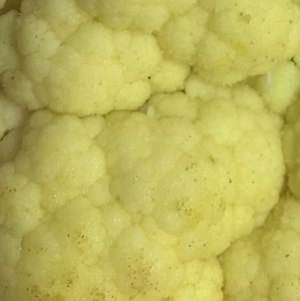
%> input picture Saved Pictures/1.jpg, 300 x 301 px; its folder holds only this picture in this run
$ octave training.m   (GNU Octave 9; MATLAB toolbox functions it lacks are replaced by stand-ins)
%> lines starting %> are read from the running program, lines starting %| are printed output that depends on the picture
clc;clear;close all;
%membaca gambar
image_folder = 'C:\Users\Xatalie\Pictures\Saved Pictures';
filenames = dir(fullfile(image_folder, '*.jpg'));
total_images = numel(filenames);

Z1=[];
Z2=[];
for n = 1:total_images
  full_name= fullfile(image_folder, filenames(n).name);
  our_images = imread(full_name);
%> our_images is the input picture: size 301x300x3 uint8; mean R, G, B 187.5, 181.7, 89.6
  img=rgb2gray(our_images);
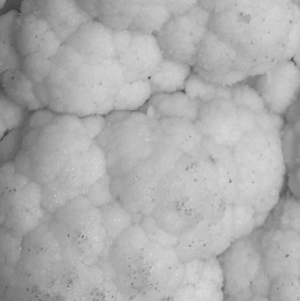
%> img: size 301x300 uint8; min 59, max 219, mean 172.9
%kondisi jika nilai matriks ada 0 semua di tambah 1
if(min(min(img)) == 0)
    img = img + 1;
end
%nilai max pada gambar
maximg = max(max(img));
%> maximg = 219
%panjang dan lebar gambar(pixel)
[panjang,lebar]=size(img);
%> panjang = 301; lebar = 300
%membuat matriks kosong sejumlah 4
matrikskosong=zeros(maximg,maximg,4);
%> matrikskosong: size 219x219x4 double; every value is 0
%glcm 0 derajat
for k =1:panjang
    for l=1:lebar-1
        matriksbantu0 = img(k,l:l+1);
        matrikskosong(matriksbantu0(1,2),matriksbantu0(1,1),1)=matrikskosong(matriksbantu0(1,2),matriksbantu0(1,1),1)+1;
    end
end
%> matrikskosong: size 219x219x4 double; mean R, G, B, A 1.9, 0, 0, 0
matrikstranspose0 = transpose(matrikskosong(:,:,1));
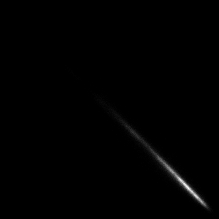
%> matrikstranspose0: size 219x219 double; min 0, max 369, mean 1.9; drawn with min black and max white
hasil0 = matrikskosong(:,:,1) + matrikstranspose0;
%glcm 45 derajat
for i =1:panjang-1
    for j=1:lebar-1
        matriksbantu45 = img(i:i+1,j:j+1);
        matrikskosong(matriksbantu45(1,2),matriksbantu45(2,1),2)=matrikskosong(matriksbantu45(1,2),matriksbantu45(2,1),2)+1;
    end
end
%> matrikskosong: size 219x219x4 double; mean R, G, B, A 1.9, 1.9, 0, 0
matrikstranspose45 = transpose(matrikskosong(:,:,2));
hasil45 = matrikskosong(:,:,2) + matrikstranspose45;
%glcm 90 derajat
for i =1:panjang-1
    for j=1:lebar
        matriksbantu90 = img(i:i+1,j);
        matrikskosong(matriksbantu90(1,1),matriksbantu90(2,1),3)=matrikskosong(matriksbantu90(1,1),matriksbantu90(2,1),3)+1;
    end
end
%> matrikskosong: size 219x219x4 double; mean R, G, B, A 1.9, 1.9, 1.9, 0
matrikstranspose90 = transpose(matrikskosong(:,:,3));
hasil90 = matrikskosong(:,:,3) + matrikstranspose90;
%glcm 135 derajat
for i =1:panjang-1
    for j=1:lebar-1
        matriksbantu135 = img(i:i+1,j:j+1);
        matrikskosong(matriksbantu135(1,1),matriksbantu135(2,2),4)=matrikskosong(matriksbantu135(1,1),matriksbantu135(2,2),4)+1;
    end
end
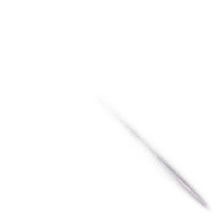
%> matrikskosong: size 219x219x4 double; mean R, G, B, A 1.9, 1.9, 1.9, 1.9; transparent parts drawn white
matrikstranspose135 = transpose(matrikskosong(:,:,4));
hasil135 = matrikskosong(:,:,4) + matrikstranspose135;
%normalisasi
normalisasi0=hasil0/sum(sum(hasil0));
normalisasi45=hasil45/sum(sum(hasil45));
normalisasi90=hasil90/sum(sum(hasil90));
normalisasi135=hasil135/sum(sum(hasil135));
%panjang dan lebar gambar yang telah dinormalisasi
[ukuranx,ukurany]=size(normalisasi0);
%> ukuranx = 219; ukurany = 219
%kontrast 0 derajat
kontrast0=0;
for i=1:ukuranx
    for j=1:ukurany
        kontrast0 = ((i-j)^2*normalisasi0(i,j))+kontrast0;
    end
end
%> after the loop, kontrast0 = 15.35
display(kontrast0);
%| kontrast0 = 15.348
%kontrast 45 derajat
kontrast45=0;
for i=1:ukuranx
    for j=1:ukurany
        kontrast45 = ((i-j)^2*normalisasi45(i,j))+kontrast45;
    end
end
%> after the loop, kontrast45 = 22.72
display(kontrast45);
%| kontrast45 = 22.724
%kontrast 90 derajat
kontrast90=0;
for i=1:ukuranx
    for j=1:ukurany
        kontrast90 = ((i-j)^2*normalisasi90(i,j))+kontrast90;
    end
end
%> after the loop, kontrast90 = 13.34
display(kontrast90);
%| kontrast90 = 13.344
%kontrast 135 derajat
kontrast135=0;
for i=1:ukuranx
    for j=1:ukurany
        kontrast135 = ((i-j)^2*normalisasi135(i,j))+kontrast135;
    end
end
%> after the loop, kontrast135 = 26.46
display(kontrast135);
%| kontrast135 = 26.464
%means kontrast
kontrastm=(kontrast0+kontrast45+kontrast90+kontrast135)/4;
%> kontrastm = 19.47
display(kontrastm);
%| kontrastm = 19.470
%entropy 0 derajat
jml0=[0];
for i =1:ukuranx
  for j=1:ukurany
      if(normalisasi0(i,j)~=0)
        z=normalisasi0(i,j)*log2(normalisasi0(i,j));
        jml0(1,1)=jml0(1,1)+z;
      end
  end
end
%> after the loop, z = -0.000183
entropy0=jml0(1,1)*-1;
%> entropy0 = 10.17
display(entropy0);
%| entropy0 = 10.167
%entropy 45 derajat
jml45=[0];
for i =1:ukuranx
  for j=1:ukurany
      if(normalisasi45(i,j)~=0)
        z=normalisasi45(i,j)*log2(normalisasi45(i,j));
        jml45(1,1)=jml45(1,1)+z;
      end
  end
end
entropy45=jml45(1,1)*-1;
%> entropy45 = 10.47
display(entropy45);
%| entropy45 = 10.470
%entropy 90 derajat
jml90=[0];
for i =1:ukuranx
  for j=1:ukurany
      if(normalisasi90(i,j)~=0)
        z=normalisasi90(i,j)*log2(normalisasi90(i,j));
        jml90(1,1)=jml90(1,1)+z;
      end
  end
end
entropy90=jml90(1,1)*-1;
%> entropy90 = 10.07
display(entropy90);
%| entropy90 = 10.074
%entropy 135 derajat
jml135=[0];
for i =1:ukuranx
  for j=1:ukurany
      if(normalisasi135(i,j)~=0)
        z=normalisasi135(i,j)*log2(normalisasi135(i,j));
        jml135(1,1)=jml135(1,1)+z;
      end
  end
end
%> after the loop, z = -9.73e-05
entropy135=jml135(1,1)*-1;
%> entropy135 = 10.52
display(entropy135);
%| entropy135 = 10.524
%means entropy
entropym=(entropy0+entropy45+entropy90+entropy135)/4;
%> entropym = 10.31
display(entropym);
%| entropym = 10.309
%homogenitas 0 derajat
hom0=[0];
for i =1:ukuranx
  for j=1:ukurany
  x=1+abs(i-j);
  z=normalisasi0(i,j)/x;
  hom0(1,1)=hom0(1,1)+z;
  end
end
homogenitas0=hom0(1,1);
%> homogenitas0 = 0.431
display(homogenitas0);
%| homogenitas0 = 0.4309
%homogenitas 45 derajat
hom45=[0];
for i =1:ukuranx
  for j=1:ukurany
  x=1+abs(i-j);
  z=normalisasi45(i,j)/x;
  hom45(1,1)=hom45(1,1)+z;
  end
end
homogenitas45=hom45(1,1);
%> homogenitas45 = 0.387
display(homogenitas45);
%| homogenitas45 = 0.3867
%homogenitas 90 derajat
hom90=[0];
for i =1:ukuranx
  for j=1:ukurany
  x=1+abs(i-j);
  z=normalisasi90(i,j)/x;
  hom90(1,1)=hom90(1,1)+z;
  end
end
homogenitas90=hom90(1,1);
%> homogenitas90 = 0.45
display(homogenitas90);
%| homogenitas90 = 0.4504
%homogenitas 135 derajat
hom135=[0];
for i =1:ukuranx
  for j=1:ukurany
  x=1+abs(i-j);
  z=normalisasi135(i,j)/x;
  hom135(1,1)=hom135(1,1)+z;
  end
end
homogenitas135=hom135(1,1);
%> homogenitas135 = 0.38
display(homogenitas135);
%| homogenitas135 = 0.3805
%means homogenitas
homogenitasm=(homogenitas0+homogenitas45+homogenitas90+homogenitas135)/4;
%> homogenitasm = 0.412
display(homogenitasm);
%| homogenitasm = 0.4121
%energy 0 derajat
su0=[0];
for i =1:ukuranx
  for j=1:ukurany
  z=normalisasi0(i,j)*normalisasi0(i,j);
  su0(1,1)=su0(1,1)+z;
  end
end
energy0=su0(1,1);
%> energy0 = 0.00146
display(energy0);
%| energy0 = 1.4583e-03
%energy 45 derajat
su45=[0];
for i =1:ukuranx
  for j=1:ukurany
  z=normalisasi45(i,j)*normalisasi45(i,j);
  su45(1,1)=su45(1,1)+z;
  end
end
energy45=su45(1,1);
%> energy45 = 0.00117
display(energy45);
%| energy45 = 1.1651e-03
%energy 90 derajat
su90=[0];
for i =1:ukuranx
  for j=1:ukurany
  z=normalisasi90(i,j)*normalisasi90(i,j);
  su90(1,1)=su90(1,1)+z;
  end
end
energy90=su90(1,1);
%> energy90 = 0.00153
display(energy90);
%| energy90 = 1.5297e-03
%energy 135 derajat
su135=[0];
for i =1:ukuranx
  for j=1:ukurany
  z=normalisasi135(i,j)*normalisasi135(i,j);
  su135(1,1)=su135(1,1)+z;
  end
end
energy135=su135(1,1);
%> energy135 = 0.00114
display(energy135);
%| energy135 = 1.1385e-03
%means energy
energym=(energy0+energy45+energy90+energy135)/4;
%> energym = 0.00132
display(energym);
%| energym = 1.3229e-03
%menyimpan data training ke excel

Z=[kontrast0 kontrast45 kontrast90 kontrast135 entropy0 entropy45 entropy90 entropy135 homogenitas0 homogenitas45 homogenitas90 homogenitas135 energy0 energy45 energy90 energy135];
%> Z = [15.35 22.72 13.34 26.46 10.17 10.47 10.07 10.52 0.431 0.387 0.45 0.38 0.00146 0.00117 0.00153 0.00114]
Z1=[Z1;Z];
%> Z1 has the same summary as Z
end
xlswrite('datatraining',Z1);

$ run again, on Saved Pictures/13.jpg
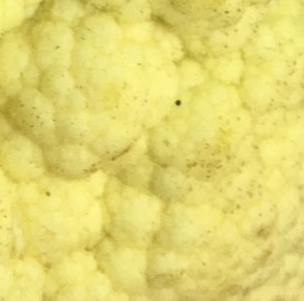
%> input picture Saved Pictures/13.jpg, 304 x 301 px
%> our_images is the input picture: size 301x304x3 uint8; mean R, G, B 227.6, 216.6, 113.1
%> `img=rgb2gray(our_images);`:
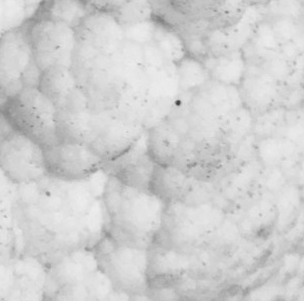
%> img: size 301x304 uint8; min 59, max 238, mean 208.1
%> maximg = 238
%> after the loop `for i =1:panjang-1`:
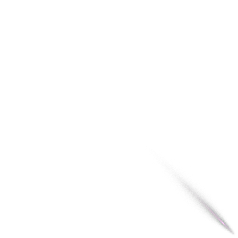
%> matrikskosong: size 238x238x4 double; mean R, G, B, A 1.6, 1.6, 1.6, 1.6; transparent parts drawn white
%> after the loop `for i=1:ukuranx`: kontrast0 = 11.15
%| kontrast0 = 11.146
%> after the loop `for i=1:ukuranx`: kontrast45 = 21.33
%| kontrast45 = 21.327
%> after the loop `for i=1:ukuranx`: kontrast90 = 12.27
%| kontrast90 = 12.275
%> after the loop `for i=1:ukuranx`: kontrast135 = 20.68
%| kontrast135 = 20.683
%> kontrastm = 16.36
%| kontrastm = 16.358
%> after the loop `for i =1:ukuranx`: z = -9.58e-05
%> entropy0 = 9.42
%| entropy0 = 9.4152
%> after the loop `for i =1:ukuranx`: z = -9.61e-05
%> entropy45 = 9.84
%| entropy45 = 9.8433
%> after the loop `for i =1:ukuranx`: z = -9.58e-05
%> entropy90 = 9.45
%| entropy90 = 9.4456
%> after the loop `for i =1:ukuranx`: z = -0.000181
%> entropy135 = 9.81
%| entropy135 = 9.8148
%> entropym = 9.63
%| entropym = 9.6297
%> homogenitas0 = 0.461
%| homogenitas0 = 0.4613
%> homogenitas45 = 0.396
%| homogenitas45 = 0.3958
%> homogenitas90 = 0.457
%| homogenitas90 = 0.4567
%> homogenitas135 = 0.402
%| homogenitas135 = 0.4019
%> homogenitasm = 0.429
%| homogenitasm = 0.4289
%> energy0 = 0.00248
%| energy0 = 2.4784e-03
%> energy45 = 0.00185
%| energy45 = 1.8505e-03
%> energy90 = 0.00245
%| energy90 = 2.4472e-03
%> energy135 = 0.00188
%| energy135 = 1.8843e-03
%> energym = 0.00217
%| energym = 2.1651e-03
%> Z = [11.15 21.33 12.27 20.68 9.42 9.84 9.45 9.81 0.461 0.396 0.457 0.402 0.00248 0.00185 0.00245 0.00188]
%> Z1 has the same summary as Z

$ run again, on Saved Pictures/14.jpg
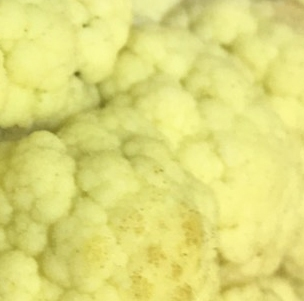
%> input picture Saved Pictures/14.jpg, 304 x 301 px
%> our_images is the input picture: size 301x304x3 uint8; mean R, G, B 223.6, 221.2, 123.1
%> `img=rgb2gray(our_images);`:
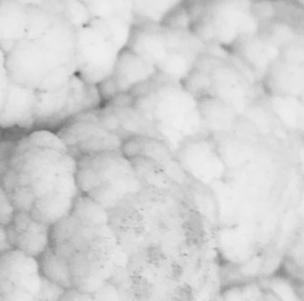
%> img: size 301x304 uint8; min 95, max 241, mean 210.8
%> maximg = 241
%> after the loop `for i =1:panjang-1`:
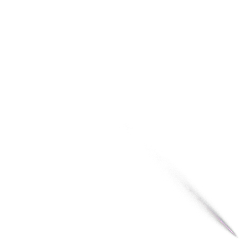
%> matrikskosong: size 241x241x4 double; mean R, G, B, A 1.6, 1.6, 1.6, 1.6; transparent parts drawn white
%> after the loop `for i=1:ukuranx`: kontrast0 = 8.15
%| kontrast0 = 8.1531
%> after the loop `for i=1:ukuranx`: kontrast45 = 16.67
%| kontrast45 = 16.669
%> after the loop `for i=1:ukuranx`: kontrast90 = 9.39
%| kontrast90 = 9.3948
%> after the loop `for i=1:ukuranx`: kontrast135 = 15.65
%| kontrast135 = 15.647
%> kontrastm = 12.47
%| kontrastm = 12.466
%> after the loop `for i =1:ukuranx`: z = -9.58e-05
%> entropy0 = 9.28
%| entropy0 = 9.2785
%> after the loop `for i =1:ukuranx`: z = -9.61e-05
%> entropy45 = 9.73
%| entropy45 = 9.7253
%> after the loop `for i =1:ukuranx`: z = -9.58e-05
%> entropy90 = 9.31
%| entropy90 = 9.3117
%> after the loop `for i =1:ukuranx`: z = -9.61e-05
%> entropy135 = 9.68
%| entropy135 = 9.6843
%> entropym = 9.5
%| entropym = 9.4999
%> homogenitas0 = 0.501
%| homogenitas0 = 0.5010
%> homogenitas45 = 0.436
%| homogenitas45 = 0.4359
%> homogenitas90 = 0.495
%| homogenitas90 = 0.4953
%> homogenitas135 = 0.436
%| homogenitas135 = 0.4360
%> homogenitasm = 0.467
%| homogenitasm = 0.4670
%> energy0 = 0.00296
%| energy0 = 2.9649e-03
%> energy45 = 0.00222
%| energy45 = 2.2216e-03
%> energy90 = 0.00295
%| energy90 = 2.9489e-03
%> energy135 = 0.00228
%| energy135 = 2.2751e-03
%> energym = 0.0026
%| energym = 2.6026e-03
%> Z = [8.15 16.67 9.39 15.65 9.28 9.73 9.31 9.68 0.501 0.436 0.495 0.436 0.00296 0.00222 0.00295 0.00228]
%> Z1 has the same summary as Z

$ run again, on Saved Pictures/15.jpg
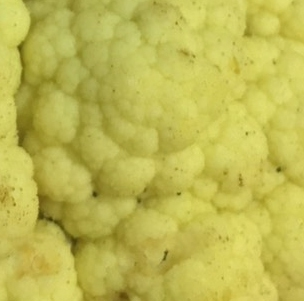
%> input picture Saved Pictures/15.jpg, 304 x 301 px
%> our_images is the input picture: size 301x304x3 uint8; mean R, G, B 190.9, 185.5, 81.9
%> `img=rgb2gray(our_images);`:
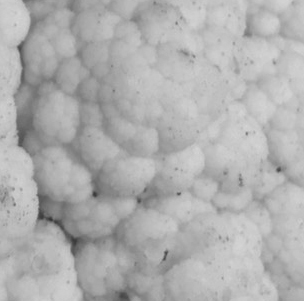
%> img: size 301x304 uint8; min 53, max 213, mean 175.3
%> maximg = 213
%> `matrikstranspose0 = transpose(matrikskosong(:,:,1));`:
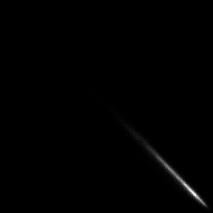
%> matrikstranspose0: size 213x213 double; min 0, max 458, mean 2; drawn with min black and max white
%> after the loop `for i=1:ukuranx`: kontrast0 = 18.61
%| kontrast0 = 18.607
%> after the loop `for i=1:ukuranx`: kontrast45 = 28.99
%| kontrast45 = 28.986
%> after the loop `for i=1:ukuranx`: kontrast90 = 11.7
%| kontrast90 = 11.700
%> after the loop `for i=1:ukuranx`: kontrast135 = 26.33
%| kontrast135 = 26.330
%> kontrastm = 21.41
%| kontrastm = 21.406
%> after the loop `for i =1:ukuranx`: z = -0.000181
%> entropy0 = 9.99
%| entropy0 = 9.9882
%> after the loop `for i =1:ukuranx`: z = -9.61e-05
%> entropy45 = 10.36
%| entropy45 = 10.358
%> after the loop `for i =1:ukuranx`: z = -9.58e-05
%> entropy90 = 9.83
%| entropy90 = 9.8279
%> after the loop `for i =1:ukuranx`: z = -9.61e-05
%> entropy135 = 10.29
%| entropy135 = 10.290
%> entropym = 10.12
%| entropym = 10.116
%> homogenitas0 = 0.436
%| homogenitas0 = 0.4361
%> homogenitas45 = 0.38
%| homogenitas45 = 0.3803
%> homogenitas90 = 0.458
%| homogenitas90 = 0.4582
%> homogenitas135 = 0.391
%| homogenitas135 = 0.3915
%> homogenitasm = 0.417
%| homogenitasm = 0.4165
%> energy0 = 0.0017
%| energy0 = 1.6996e-03
%> energy45 = 0.0013
%| energy45 = 1.3001e-03
%> energy90 = 0.00184
%| energy90 = 1.8416e-03
%> energy135 = 0.00136
%| energy135 = 1.3590e-03
%> energym = 0.00155
%| energym = 1.5501e-03
%> Z = [18.61 28.99 11.7 26.33 9.99 10.36 9.83 10.29 0.436 0.38 0.458 0.391 0.0017 0.0013 0.00184 0.00136]
%> Z1 has the same summary as Z
